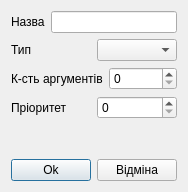
<?xml version="1.0" encoding="UTF-8"?>
<ui version="4.0">
 <class>SaveDialog</class>
 <widget class="QDialog" name="SaveDialog">
  <property name="geometry">
   <rect>
    <x>0</x>
    <y>0</y>
    <width>186</width>
    <height>192</height>
   </rect>
  </property>
  <property name="windowTitle">
   <string>PME - Save</string>
  </property>
  <layout class="QVBoxLayout" name="verticalLayout_2">
   <item>
    <layout class="QVBoxLayout" name="verticalLayout">
     <item>
      <layout class="QHBoxLayout" name="horizontalLayout_2">
       <item>
        <widget class="QLabel" name="label">
         <property name="text">
          <string>Назва</string>
         </property>
        </widget>
       </item>
       <item>
        <widget class="QLineEdit" name="lineEdit"/>
       </item>
      </layout>
     </item>
     <item>
      <layout class="QHBoxLayout" name="horizontalLayout_3">
       <item>
        <widget class="QLabel" name="label_2">
         <property name="text">
          <string>Тип</string>
         </property>
        </widget>
       </item>
       <item>
        <widget class="QComboBox" name="comboBox"/>
       </item>
      </layout>
     </item>
     <item>
      <layout class="QHBoxLayout" name="horizontalLayout_4">
       <item>
        <widget class="QLabel" name="label_3">
         <property name="text">
          <string>К-сть аргументів</string>
         </property>
        </widget>
       </item>
       <item>
        <widget class="QSpinBox" name="spinBox"/>
       </item>
      </layout>
     </item>
     <item>
      <layout class="QHBoxLayout" name="horizontalLayout_5">
       <item>
        <widget class="QLabel" name="label_4">
         <property name="text">
          <string>Пріоритет</string>
         </property>
        </widget>
       </item>
       <item>
        <widget class="QSpinBox" name="spinBox_2"/>
       </item>
      </layout>
     </item>
    </layout>
   </item>
   <item>
    <widget class="QLabel" name="label_5">
     <property name="text">
      <string/>
     </property>
    </widget>
   </item>
   <item>
    <layout class="QHBoxLayout" name="horizontalLayout">
     <item>
      <widget class="QPushButton" name="pushButton">
       <property name="text">
        <string>Ok</string>
       </property>
      </widget>
     </item>
     <item>
      <widget class="QPushButton" name="pushButton_2">
       <property name="text">
        <string>Відміна</string>
       </property>
      </widget>
     </item>
    </layout>
   </item>
  </layout>
 </widget>
 <resources/>
 <connections>
  <connection>
   <sender>pushButton</sender>
   <signal>clicked()</signal>
   <receiver>SaveDialog</receiver>
   <slot>accept()</slot>
   <hints>
    <hint type="sourcelabel">
     <x>41</x>
     <y>168</y>
    </hint>
    <hint type="destinationlabel">
     <x>11</x>
     <y>186</y>
    </hint>
   </hints>
  </connection>
  <connection>
   <sender>pushButton_2</sender>
   <signal>clicked()</signal>
   <receiver>SaveDialog</receiver>
   <slot>reject()</slot>
   <hints>
    <hint type="sourcelabel">
     <x>126</x>
     <y>175</y>
    </hint>
    <hint type="destinationlabel">
     <x>118</x>
     <y>186</y>
    </hint>
   </hints>
  </connection>
 </connections>
</ui>
